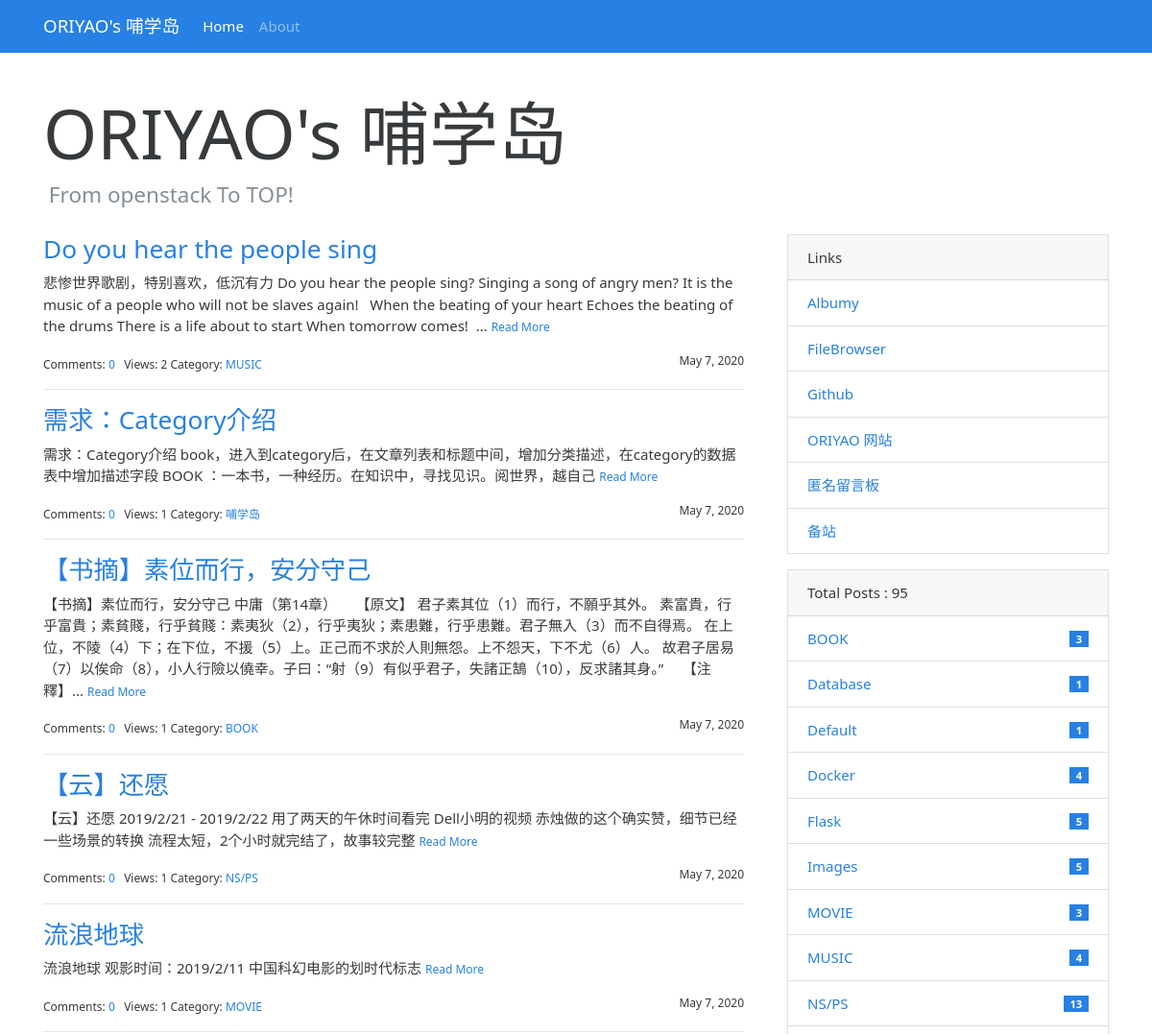
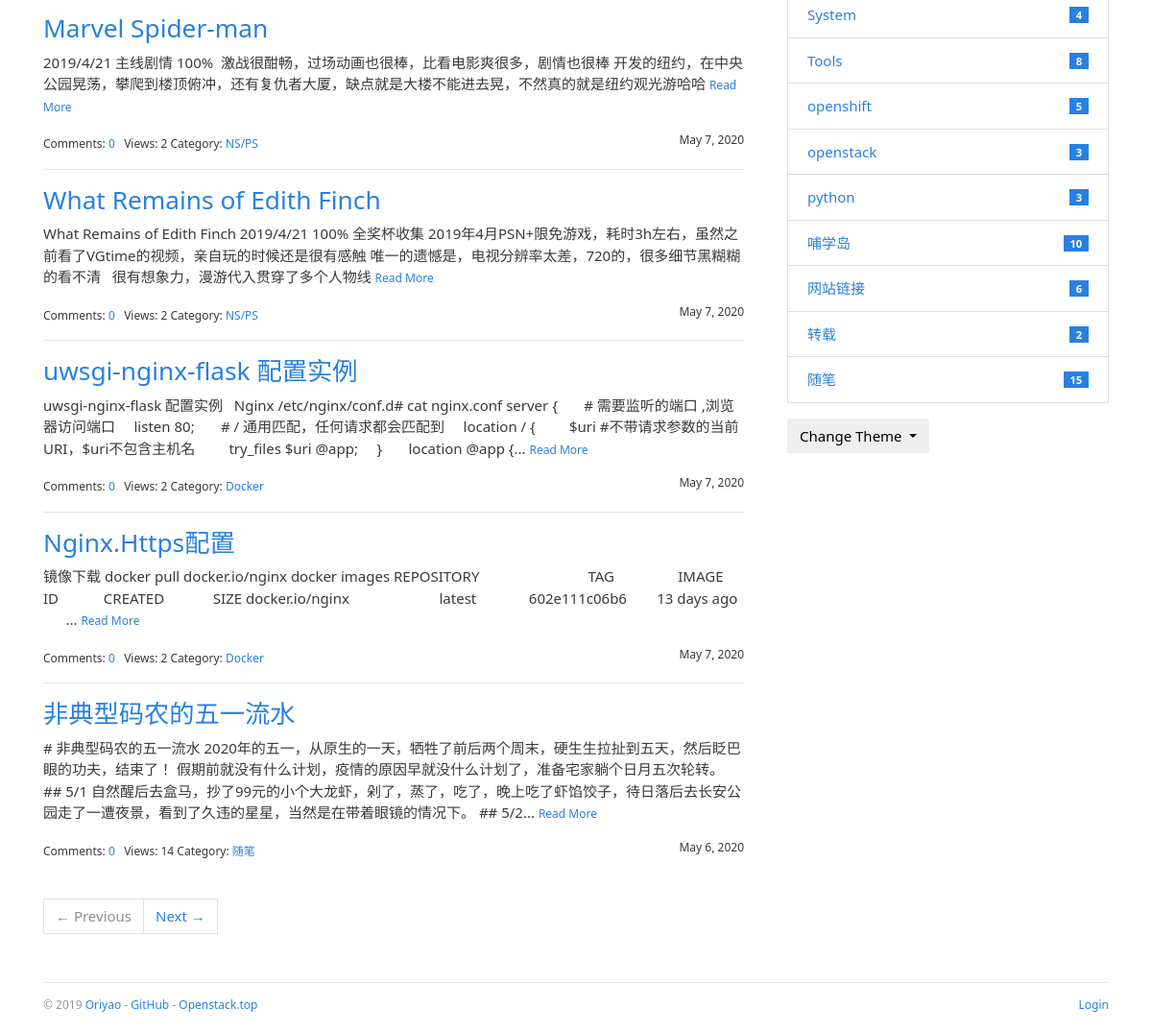
The page / on the database its author committed (2 pictures, top to bottom).
### bluelog/models.py (models this page shows, shortened)
class Admin(db.Model, UserMixin):
    id = db.Column(db.Integer, primary_key=True)
    username = db.Column(db.String(20))
    password_hash = db.Column(db.String(128))
    blog_title = db.Column(db.String(60))
    blog_sub_title = db.Column(db.String(100))
    name = db.Column(db.String(30))
    about = db.Column(db.Text)

class Post(db.Model):
    id = db.Column(db.Integer, primary_key=True)
    title = db.Column(db.String(60))
    body = db.Column(db.Text)
    views = db.Column(db.Integer,default=0)
    timestamp = db.Column(db.DateTime, default=datetime.utcnow, index=True)
    can_comment = db.Column(db.Boolean, default=True)
    category_id = db.Column(db.Integer, db.ForeignKey('category.id'))
    category = db.relationship('Category', back_populates='posts')
    comments = db.relationship('Comment', back_populates='post', cascade='all, delete-orphan')

class Category(db.Model):
    id = db.Column(db.Integer, primary_key=True)
    name = db.Column(db.String(30), unique=True)
    posts = db.relationship('Post', back_populates='category')

class Link(db.Model):
    id = db.Column(db.Integer, primary_key=True)
    name = db.Column(db.String(30))
    url = db.Column(db.String(255))

### bluelog/blueprints/blog.py (the view)
@blog_bp.route('/')
def index():
    page = request.args.get('page', 1, type=int)
    per_page = current_app.config['BLUELOG_POST_PER_PAGE']
    pagination = Post.query.order_by(Post.timestamp.desc()).paginate(page, per_page=per_page)
    posts = pagination.items
    totalposts=len(Post.query.all())
    return render_template('blog/index.html', pagination=pagination, posts=posts,totalposts=totalposts)

### bluelog/__init__.py (called while the page is built)
def register_template_context(app):
    @app.context_processor
    def make_template_context():
        admin = Admin.query.first()
        categories = Category.query.order_by(Category.name).all()
        links = Link.query.order_by(Link.name).all()
        if current_user.is_authenticated:
            unread_comments = Comment.query.filter_by(reviewed=False).count()
        else:
            unread_comments = None
        return dict(
            admin=admin, categories=categories,
            links=links, unread_comments=unread_comments)

def register_request_handlers(app):
    @app.after_request
    def query_profiler(response):
        for q in get_debug_queries():
            if q.duration >= app.config['BLUELOG_SLOW_QUERY_THRESHOLD']:
                app.logger.warning(
                    'Slow query: Duration: %fs\n Context: %s\nQuery: %s\n '
                    % (q.duration, q.context, q.statement)
                )
        return response

### bluelog/templates/blog/index.html (shortened to what this page needs)
{% extends 'base.html' %}
{% from 'bootstrap/pagination.html' import render_pager %}
{% block content %}
    <div class="page-header">
        <h1 class="display-3">{{ admin.blog_title|default('Blog Title') }}</h1>
        <h4 class="text-muted">&nbsp;{{ admin.blog_sub_title|default('Blog Subtitle') }}</h4>
    </div>
    <div class="row">
        <div class="col-sm-8">
            {% include 'blog/_posts.html' %}
            {% if posts %}
                <div class="page-footer">{{ render_pager(pagination) }}</div>
            {% endif %}
        </div>
        <div class="col-sm-4 sidebar">
            {% include 'blog/_sidebar.html' %}
        </div>
    </div>
{% endblock %}

### bluelog/templates/base.html (shortened to what this page needs)
{% from 'bootstrap/nav.html' import render_nav_item %}
<!DOCTYPE html>
<html lang="en">
<head>
    {% block head %}
        <link rel="stylesheet"
              href="{{ url_for('static', filename='css/%s.min.css' % request.cookies.get('theme', 'perfect_blue')) }}"
              type="text/css">
        <link rel="stylesheet" href="{{ url_for('static', filename='css/style.css') }}" type="text/css">
    {% endblock head %}
</head>
<body>
{% block nav %}
    <nav class="navbar navbar-expand-lg navbar-dark bg-primary">
        <div class="container">
            <a class="navbar-brand" href="{{ url_for('blog.index') }}">{{ admin.blog_title }}</a>
            <div class="collapse navbar-collapse" id="navbarColor01">
                <ul class="navbar-nav mr-auto">
                    {{ render_nav_item('blog.index', 'Home') }}
                    {{ render_nav_item('blog.about', 'About') }}
                </ul>
            </div>
        </div>
    </nav>
{% endblock nav %}
<main class="container">
    {% block content %}{% endblock content %}
    {% block footer %}
        <footer>
            <p class="float-left">
                <small> &copy; 2019 <a href="http://oriyao.com/" title="Written by oriyao">Oriyao</a> -
                    <a href="https://github.com/oriyao" title="Fork me on GitHub">GitHub</a> -
                    <a href="http://openstack.top/" title="A pkm project">Openstack.top</a>
                </small>
            </p>
            <p class="float-right">
                <small>
                    {% if current_user.is_authenticated %}
                        <a href="{{ url_for('auth.logout', next=request.full_path) }}">Logout</a>
                    {% else %}
                        <a href="{{ url_for('auth.login', next=request.full_path) }}">Login</a>
                    {% endif %}
                </small>
            </p>
        </footer>
    {% endblock footer %}
</main>
</body>
</html>

### bluelog/templates/blog/_posts.html (shortened to what this page needs)
{% if posts %}
    {% for post in posts %}
        <h3 class="text-primary"><a href="{{ url_for('.show_post', post_id=post.id) }}">{{ post.title }}</a></h3>
        <p>
            {{ post.body|striptags|truncate }}
            <small><a href="{{ url_for('.show_post', post_id=post.id) }}">Read More</a></small>
        </p>
        <small>
            Comments: <a href="{{ url_for('.show_post', post_id=post.id) }}#comments">{{ post.comments|length }}</a>&nbsp;&nbsp;
            Views: {{ post.views }}
            Category: <a
                href="{{ url_for('.show_category', category_id=post.category.id) }}">{{ post.category.name }}</a>
            <span class="float-right">{{ moment(post.timestamp).format('LL') }}</span>
        </small>
        {% if not loop.last %}
            <hr>
        {% endif %}
    {% endfor %}
{% endif %}

### bluelog/templates/blog/_sidebar.html (shortened to what this page needs)
{% if links %}
    <div class="card mb-3">
        <div class="card-header">Links</div>
        <ul class="list-group list-group-flush">
            {% for link in links %}
                <li class="list-group-item  list-group-item-action d-flex justify-content-between align-items-center">
                    <a href="{{ link.url }}" target="_blank">{{ link.name }}</a>
                </li>
            {% endfor %}
        </ul>
    </div>
{% endif %}
{% if categories %}
    <div class="card mb-3">
        <div class="card-header"> Total Posts :  {{ totalposts }}</div>
        <ul class="list-group list-group-flush">
            {% for category in categories %}
                <li class="list-group-item  list-group-item-action d-flex justify-content-between align-items-center">
                    <a href="{{ url_for('blog.show_category', category_id=category.id) }}">
                        {{ category.name }}
                    </a>
                    <span class="badge badge-primary badge-pill"> {{ category.posts|length }}</span>
                </li>
            {% endfor %}
        </ul>
    </div>
{% endif %}
<div class="dropdown">
    <button class="btn btn-default dropdown-toggle" type="button" id="dropdownMenuButton"
            data-toggle="dropdown" aria-haspopup="true" aria-expanded="false">
        Change Theme
    </button>
</div>

### bluelog/static/css/style.css (style rules this page uses)
nav { margin-bottom: 20px; }
.page-header { padding-top: 20px; padding-bottom: 20px; }
.sidebar { padding-left: 30px; }
footer { margin-top: 30px; padding: 10px 0 40px; color: #999; border-top: 1px solid #e5e5e5; }
.page-footer { padding-top: 40px; }

### rows shown on the page
Admin: blog_title "ORIYAO's 哺学岛", blog_sub_title "From openstack To TOP!"
Post: title "Do you hear the people sing", body "悲惨世界歌剧，特别喜欢，低沉有力 Do you hear the people sing? Singing a song of angry men? It is the music of a people who will not be slaves again! When the beating of your heart Echoes the beating of the drums There is a life about to start When tomorrow comes! ...", comments|length "0", views "2", category.name "MUSIC", timestamp "May 7, 2020"
Post: title "需求：Category介绍", body "需求：Category介绍 book，进入到category后，在文章列表和标题中间，增加分类描述，在category的数据表中增加描述字段 BOOK ：一本书，一种经历。在知识中，寻找见识。阅世界，越自己", comments|length "0", views "1", category.name "哺学岛", timestamp "May 7, 2020"
Post: title "【书摘】素位而行，安分守己", body "【书摘】素位而行，安分守己 中庸（第14章） 【原文】 君子素其位（1）而行，不願乎其外。 素富貴，行乎富貴；素貧賤，行乎貧賤：素夷狄（2），行乎夷狄；素患難，行乎患難。君子無入（3）而不自得焉。 在上位，不陵（4）下；在下位，不援（5）上。正己而不求於人則無怨。上不怨天，下不尤（6）人。 故君子居易（7）以俟命（8），小人行險以僥幸。子曰：“射（9）有似乎君子，失諸正鵠（10），反求諸其身。” 【注釋】...", comments|length "0", views "1", category.name "BOOK", timestamp "May 7, 2020"
Post: title "【云】还愿", body "【云】还愿 2019/2/21 - 2019/2/22 用了两天的午休时间看完 Dell小明的视频 赤烛做的这个确实赞，细节已经一些场景的转换 流程太短，2个小时就完结了，故事较完整", comments|length "0", views "1", category.name "NS/PS", timestamp "May 7, 2020"
Post: title "流浪地球", body "流浪地球 观影时间：2019/2/11 中国科幻电影的划时代标志", comments|length "0", views "1", category.name "MOVIE", timestamp "May 7, 2020"
Post: title "Marvel Spider-man", body "2019/4/21 主线剧情 100% 激战很酣畅，过场动画也很棒，比看电影爽很多，剧情也很棒 开发的纽约，在中央公园晃荡，攀爬到楼顶俯冲，还有复仇者大厦，缺点就是大楼不能进去晃，不然真的就是纽约观光游哈哈", comments|length "0", views "2", category.name "NS/PS", timestamp "May 7, 2020"
Post: title "What Remains of Edith Finch", body "What Remains of Edith Finch 2019/4/21 100% 全奖杯收集 2019年4月PSN+限免游戏，耗时3h左右，虽然之前看了VGtime的视频，亲自玩的时候还是很有感触 唯一的遗憾是，电视分辨率太差，720的，很多细节黑糊糊的看不清 很有想象力，漫游代入贯穿了多个人物线", comments|length "0", views "2", category.name "NS/PS", timestamp "May 7, 2020"
Post: title "uwsgi-nginx-flask 配置实例", body "uwsgi-nginx-flask 配置实例 Nginx /etc/nginx/conf.d# cat nginx.conf server { # 需要监听的端口 ,浏览器访问端口 listen 80; # / 通用匹配，任何请求都会匹配到 location / { $uri #不带请求参数的当前URI，$uri不包含主机名 try_files $uri @app; } location @app {...", comments|length "0", views "2", category.name "Docker", timestamp "May 7, 2020"
Post: title "Nginx.Https配置", body "镜像下载 docker pull docker.io/nginx docker images REPOSITORY TAG IMAGE ID CREATED SIZE docker.io/nginx latest 602e111c06b6 13 days ago ...", comments|length "0", views "2", category.name "Docker", timestamp "May 7, 2020"
Post: title "非典型码农的五一流水", body "# 非典型码农的五一流水 2020年的五一，从原生的一天，牺牲了前后两个周末，硬生生拉扯到五天，然后眨巴眼的功夫，结束了！ 假期前就没有什么计划，疫情的原因早就没什么计划了，准备宅家躺个日月五次轮转。 ## 5/1 自然醒后去盒马，抄了99元的小个大龙虾，剁了，蒸了，吃了，晚上吃了虾馅饺子，待日落后去长安公园走了一遭夜景，看到了久违的星星，当然是在带着眼镜的情况下。 ## 5/2...", comments|length "0", views "14", category.name "随笔", timestamp "May 6, 2020"
Link: name "Albumy"
Link: name "FileBrowser"
Link: name "Github"
Link: name "ORIYAO 网站"
Link: name "匿名留言板"
Link: name "备站"
Category: name "BOOK", posts|length "3"
Category: name "Database", posts|length "1"
Category: name "Default", posts|length "1"
Category: name "Docker", posts|length "4"
Category: name "Flask", posts|length "5"
Category: name "Images", posts|length "5"
Category: name "MOVIE", posts|length "3"
Category: name "MUSIC", posts|length "4"
Category: name "NS/PS", posts|length "13"
Category: name "System", posts|length "4"
Category: name "Tools", posts|length "8"
Category: name "openshift", posts|length "5"
Category: name "openstack", posts|length "3"
Category: name "python", posts|length "3"
Category: name "哺学岛", posts|length "10"
Category: name "网站链接", posts|length "6"
Category: name "转载", posts|length "2"
Category: name "随笔", posts|length "15"

### other values the page prints
{{ render_nav_item('blog.index', 'Home') }} "Home"
{{ render_nav_item('blog.about', 'About') }} "About"
{{ render_pager(pagination) }} "← Previous Next →"
{{ totalposts }} "95"
